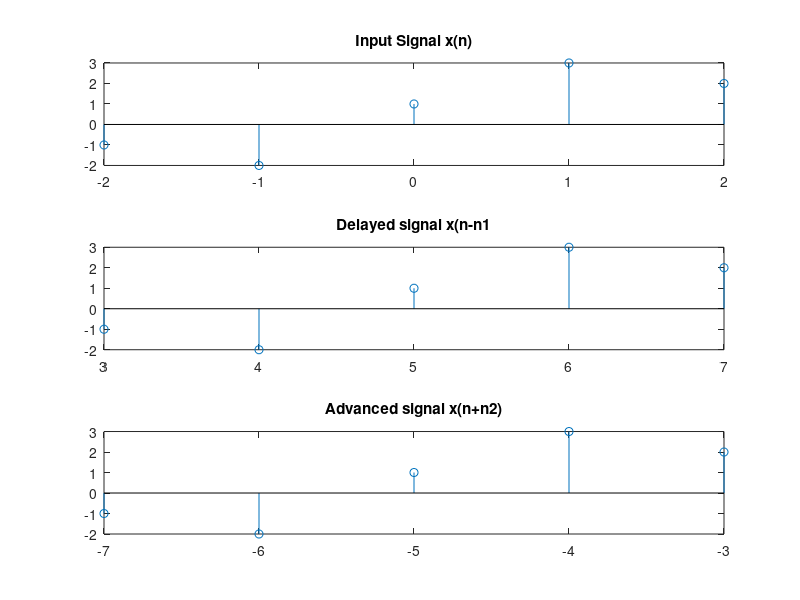

Write the MATLAB code that produced this figure.
clear all
clc
n1 = input('Enter the time to be Delayed');
n2 = input('Enter the time to be Advanced');
n = -2:2;
x = [-1 -2 1 3 2];
subplot(3, 1, 1);
stem(n,x);
title('Input Signal x(n)');
m=n+n1;
y= x;
subplot(3,1,2);
stem(m,y);
title('Delayed signal x(n-n1');
t = n-n2;
z = x;
subplot(3,1,3);
stem(t,z);
title('Advanced signal x(n+n2)');
